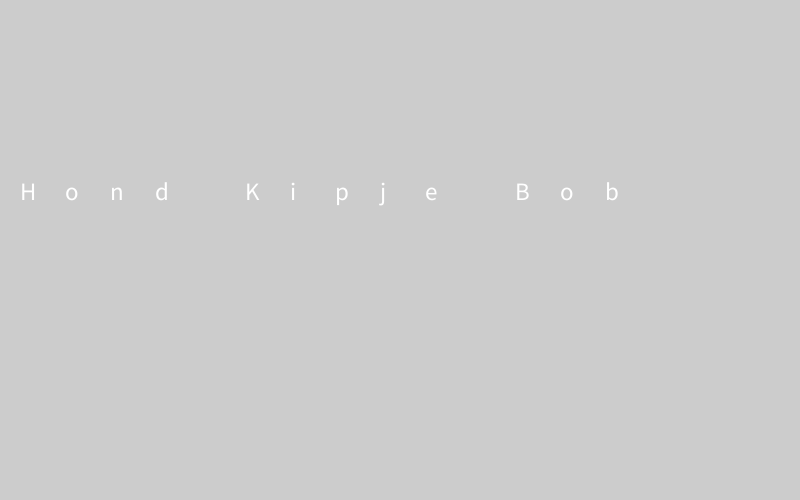
Frame 1 (no input)
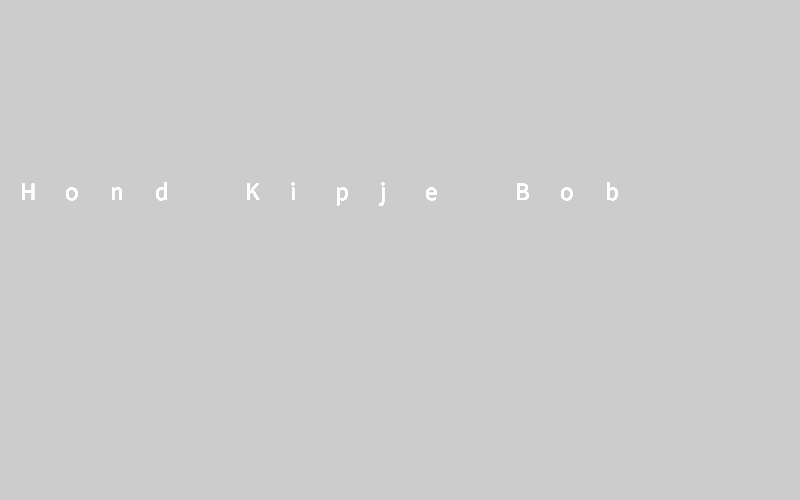
Frame 60 (the mouse pressed at the canvas centre just before this capture)
Frame 120 (the mouse held since frame 60 and released just before this capture): identical to frame 60, image omitted

The Processing sketch that drew these frames (run headless with seeded random() and noise(); from frame 60 on, the mouse is pressed at the canvas centre):

// Processing sketch: topic_1_1_1processing_code
// ── topic_1_1_1processing_code.pde
String[] words = {"Hond","Kipje","Bob"};
String row = join(words, " ");
void setup(){
  size(800,500);
textSize(25);
}
void draw(){
      for (int n=0; n <row.length(); n++) {
        text(row.charAt(n), 20+n*45, 200);
      }//end for
 
}
